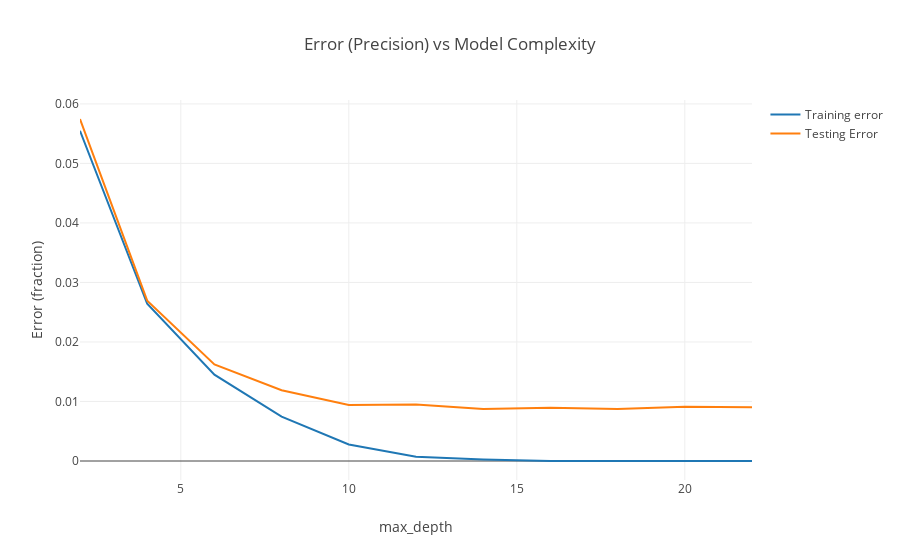
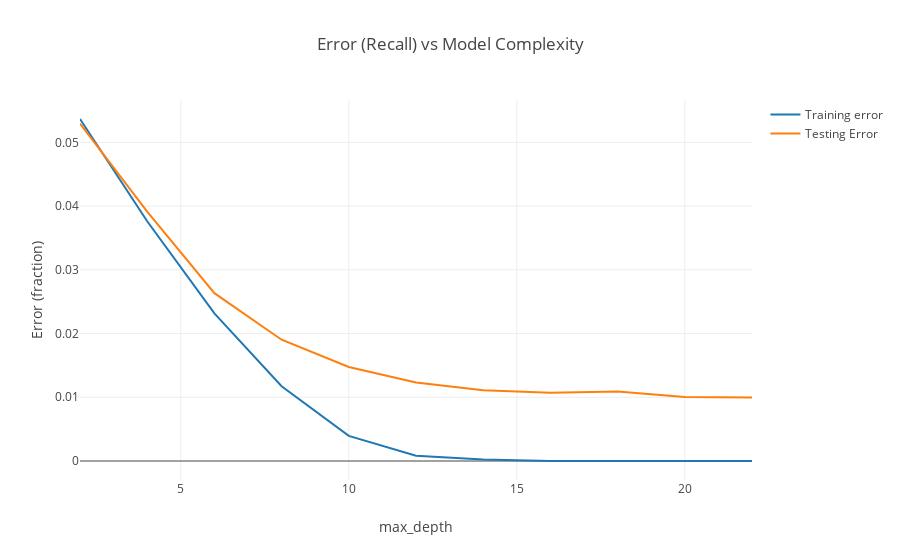

These figures' notebook cell, in order:
### Markdown cell above
## Plot accuracy vs max_depth
This plot should have both train and test results on it.   And it should be obvious what the final max_depth choice should be.

### Code cell
import plotly.plotly as py
import numpy as np
from plotly.offline import iplot
import plotly.graph_objs as go

# Create a trace
trace1 = go.Scatter(
    x = dfError['max_depth'],
    y = dfError['trainError_pre'],
    mode = 'lines',
    name = "Training error"
)
# Create a trace
trace2 = go.Scatter(
    x = dfError['max_depth'],
    y = dfError['testError_pre'],
    mode = 'lines',
    name = "Testing Error"
)

layout = dict(
    title='Error (Precision) vs Model Complexity',
    xaxis=dict(title='max_depth'),
    yaxis=dict(title='Error (fraction)')
)

data = [trace1, trace2]
iplot(dict(data=data,layout=layout),validate=False)

# Create a trace
trace1 = go.Scatter(
    x = dfError['max_depth'],
    y = dfError['trainError_rec'],
    mode = 'lines',
    name = "Training error"
)
# Create a trace
trace2 = go.Scatter(
    x = dfError['max_depth'],
    y = dfError['testError_rec'],
    mode = 'lines',
    name = "Testing Error"
)

layout = dict(
    title='Error (Recall) vs Model Complexity',
    xaxis=dict(title='max_depth'),
    yaxis=dict(title='Error (fraction)')
)

data = [trace1, trace2]
iplot(dict(data=data,layout=layout),validate=False)

### Figure 1 — Plotly figure (JSON) as saved in the notebook; plotly's stock layout.template omitted (floating-point values rounded to 4 significant figures)
{"data": [{"mode": "lines", "name": "Training error", "type": "scatter", "x": [2, 4, 6, 8, 10, 12, 14, 16, 18, 20, 22], "y": [0.05548, 0.02642, 0.0145, 0.007445, 0.002779, 0.0007002, 0.0002498, 0, 0, 0, 0]}, {"mode": "lines", "name": "Testing Error", "type": "scatter", "x": [2, 4, 6, 8, 10, 12, 14, 16, 18, 20, 22], "y": [0.05747, 0.02693, 0.01622, 0.01188, 0.009398, 0.009486, 0.008717, 0.008929, 0.008735, 0.009124, 0.009031]}], "layout": {"title": "Error (Precision) vs Model Complexity", "xaxis": {"title": "max_depth"}, "yaxis": {"title": "Error (fraction)"}}}

### Figure 2 — Plotly figure (JSON) as saved in the notebook; plotly's stock layout.template omitted (floating-point values rounded to 4 significant figures)
{"data": [{"mode": "lines", "name": "Training error", "type": "scatter", "x": [2, 4, 6, 8, 10, 12, 14, 16, 18, 20, 22], "y": [0.05366, 0.03761, 0.02317, 0.01174, 0.003945, 0.0008254, 0.000225, 0, 0, 0, 0]}, {"mode": "lines", "name": "Testing Error", "type": "scatter", "x": [2, 4, 6, 8, 10, 12, 14, 16, 18, 20, 22], "y": [0.05294, 0.03912, 0.02634, 0.01903, 0.01476, 0.01233, 0.01111, 0.01072, 0.0109, 0.01005, 0.009959]}], "layout": {"title": "Error (Recall) vs Model Complexity", "xaxis": {"title": "max_depth"}, "yaxis": {"title": "Error (fraction)"}}}
